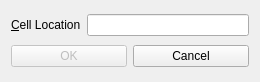
<?xml version="1.0" encoding="UTF-8"?>
<ui version="4.0">
 <class>GoToCellDialog</class>
 <widget class="QWidget" name="GoToCellDialog">
  <property name="geometry">
   <rect>
    <x>0</x>
    <y>0</y>
    <width>260</width>
    <height>82</height>
   </rect>
  </property>
  <property name="windowTitle">
   <string>Go To Hell</string>
  </property>
  <layout class="QVBoxLayout" name="verticalLayout">
   <item>
    <layout class="QHBoxLayout" name="horizontalLayout_2">
     <item>
      <widget class="QLabel" name="label">
       <property name="text">
        <string>&amp;Cell Location</string>
       </property>
       <property name="buddy">
        <cstring>linEdit</cstring>
       </property>
      </widget>
     </item>
     <item>
      <widget class="QLineEdit" name="linEdit">
       <property name="enabled">
        <bool>true</bool>
       </property>
      </widget>
     </item>
    </layout>
   </item>
   <item>
    <layout class="QHBoxLayout" name="horizontalLayout">
     <item>
      <widget class="QPushButton" name="okButton">
       <property name="enabled">
        <bool>false</bool>
       </property>
       <property name="text">
        <string>OK</string>
       </property>
       <property name="default">
        <bool>true</bool>
       </property>
      </widget>
     </item>
     <item>
      <widget class="QPushButton" name="cancelButton">
       <property name="text">
        <string>Cancel</string>
       </property>
      </widget>
     </item>
    </layout>
   </item>
  </layout>
 </widget>
 <tabstops>
  <tabstop>linEdit</tabstop>
  <tabstop>okButton</tabstop>
  <tabstop>cancelButton</tabstop>
 </tabstops>
 <resources/>
 <connections/>
</ui>
